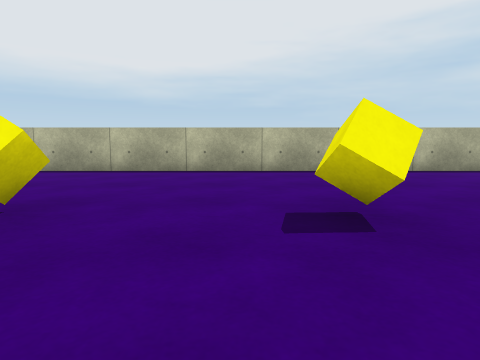
View 1 (above)

18 first-person views from a walk through a 3-D level made in the Unity game engine. The camera is 0.55 m above the floor, tilts 6° down and sees 75° across. The floor is counted in squares, 1 m on a side. Each view is taken from the middle of a square. On the plan, view 1 faces up. The plan holds only what a view shows up to about 9 squares ahead; the rest is blank. The place goes on beyond the plan. The player is left out. Surface patterns are stand-ins for the level's own textures.

View 2
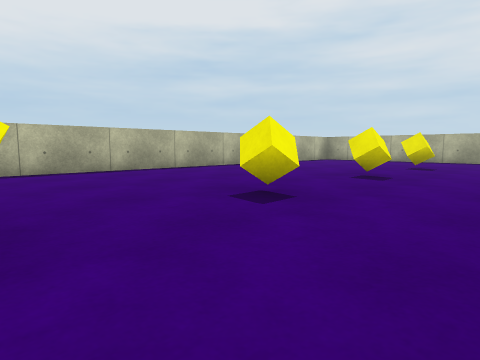

View 3
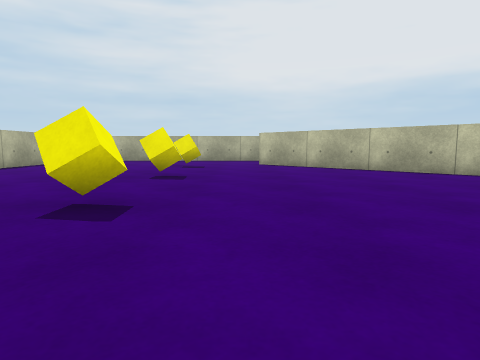

View 4
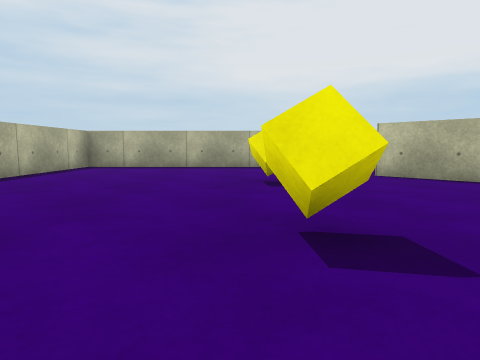

View 5
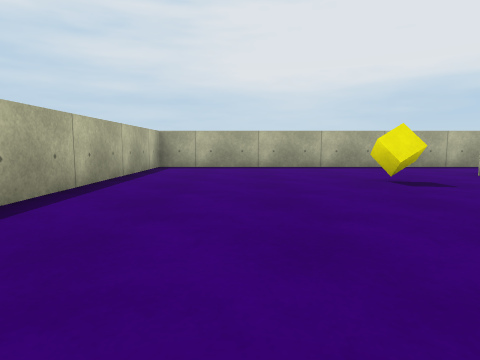

View 6
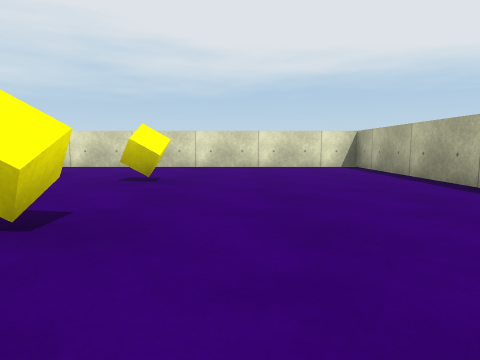

View 7
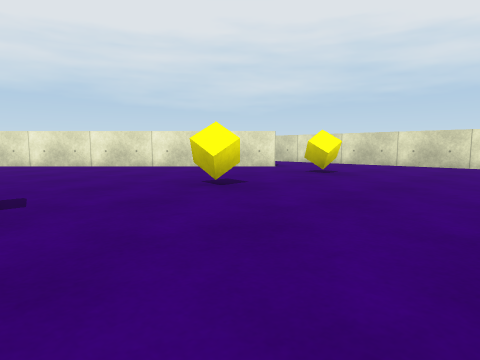

View 8
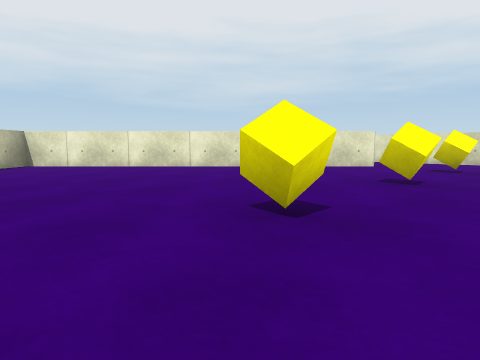

View 9
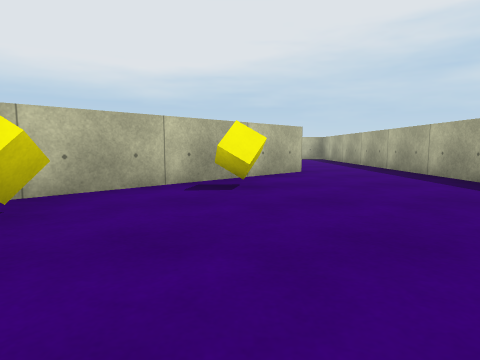

View 10
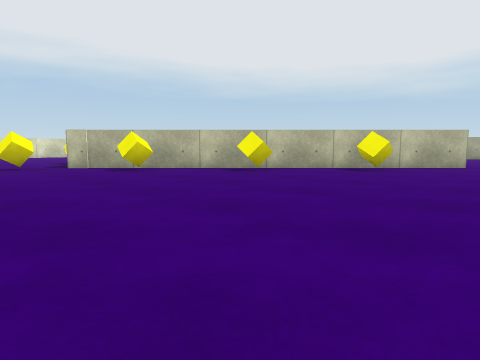

View 11
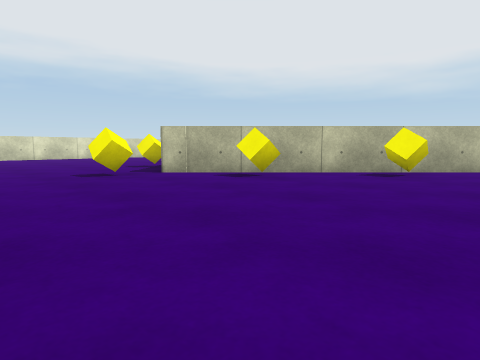

View 12
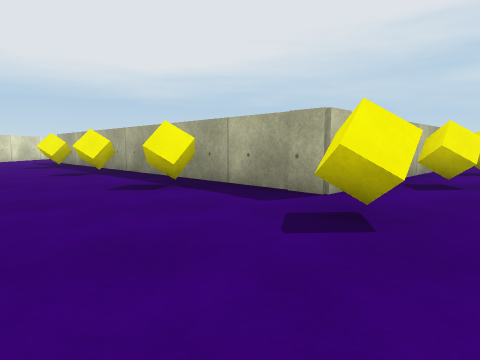

View 13
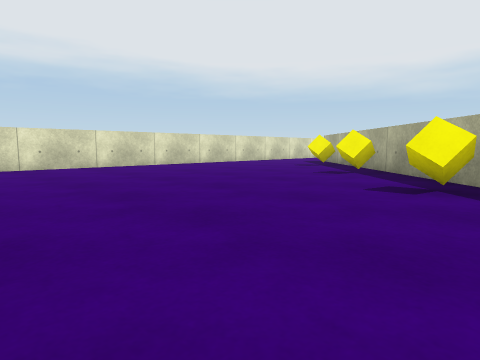

View 14
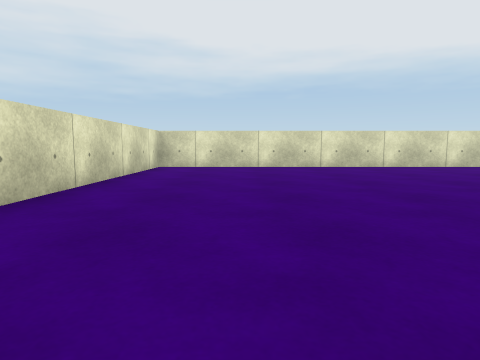

View 15
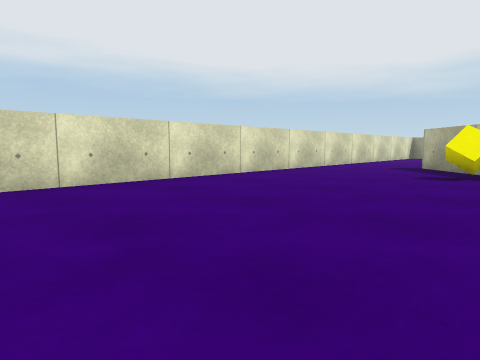

View 16
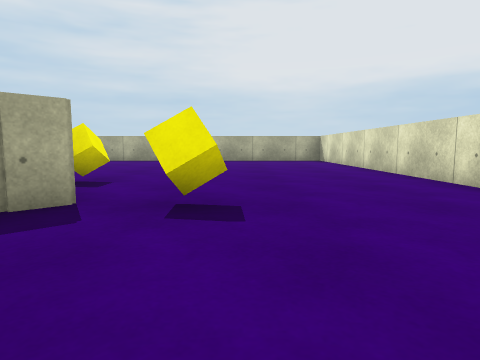

View 17
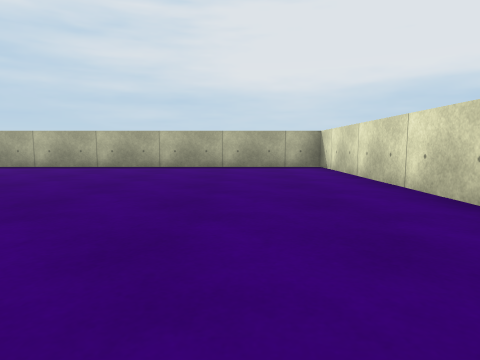

View 18
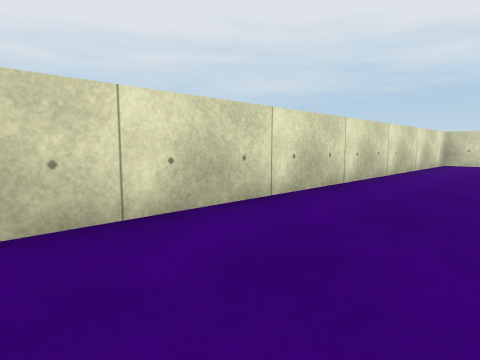

### Floor plan
Ten units are one square. View 1 is at (0, 0); x grows to the right and y downward. Boxes are objects, and circles mark ways between rooms. Rooms are numbered by the first view taken in them; rooms with no view inside come last. Other rooms are left out.
<svg viewBox="-62 -77 205 204">
<path fill="none" stroke="#000" d="M69 37 111 -4M-31 -5 40 66 47 59M138 -15 138 -72 -57 -72 -57 -15M-20 14 -35 -1M115 -1 40 74 -6 27M-57 -15 -57 122 138 122 138 -15"/>
<rect x="-25" y="-25" width="10" height="10" fill="#bbb"><title>yellow cube</title></rect>
<rect x="5" y="-25" width="10" height="10" fill="#bbb"><title>yellow cube</title></rect>
<rect x="35" y="-25" width="10" height="10" fill="#bbb"><title>yellow cube</title></rect>
<rect x="65" y="-25" width="10" height="10" fill="#bbb"><title>yellow cube</title></rect>
<rect x="95" y="-25" width="10" height="10" fill="#bbb"><title>yellow cube</title></rect>
<rect x="-25" y="25" width="10" height="10" fill="#bbb"><title>yellow cube</title></rect>
<rect x="-5" y="45" width="10" height="10" fill="#bbb"><title>yellow cube</title></rect>
<rect x="15" y="65" width="10" height="10" fill="#bbb"><title>yellow cube</title></rect>
<rect x="35" y="85" width="10" height="10" fill="#bbb"><title>yellow cube</title></rect>
<rect x="55" y="65" width="10" height="10" fill="#bbb"><title>yellow cube</title></rect>
<rect x="75" y="45" width="10" height="10" fill="#bbb"><title>yellow cube</title></rect>
<rect x="95" y="25" width="10" height="10" fill="#bbb"><title>yellow cube</title></rect>
<circle cx="-45" cy="-5" r="3" fill="#2a7"/>
<circle cx="125" cy="-5" r="3" fill="#2a7"/>
<text x="40" y="-20">1</text>
<text x="40" y="80">2</text>
</svg>
Room 1 opens to room 2.

Where each view was taken, in squares from view 1:
view 1: 0 up, 0 right, facing up
view 2: 0 up, 1 right, facing up-right
view 3: 1 up, 1 right, facing right
view 4: 3 up, 5 right, facing right
view 5: 5 up, 5 right, facing right
view 6: 4 up, 3 right, facing left
view 7: 6 up, 4 right, facing down-left
view 8: 4 up, 6 right, facing down-left
view 9: 7 down, 10 right, facing up
view 10: 10 down, 13 right, facing up-left
view 11: 11 down, 10 right, facing up-left
view 12: 11 down, 3 right, facing up
view 13: 11 down, 3 right, facing up-left
view 14: 10 down, 3 right, facing left
view 15: 9 down, 1 left, facing up-left
view 16: 9 down, 1 right, facing right
view 17: 10 down, 5 right, facing right
view 18: 10 down, 5 right, facing down-left
